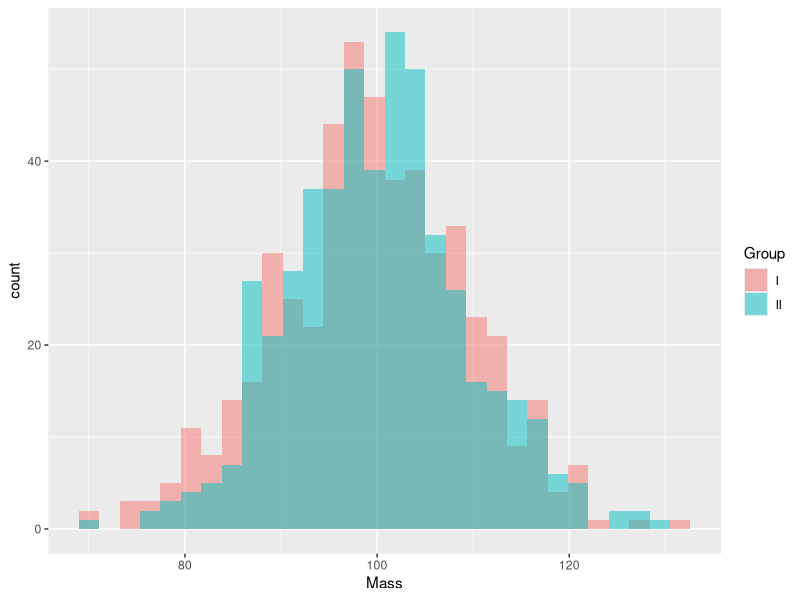
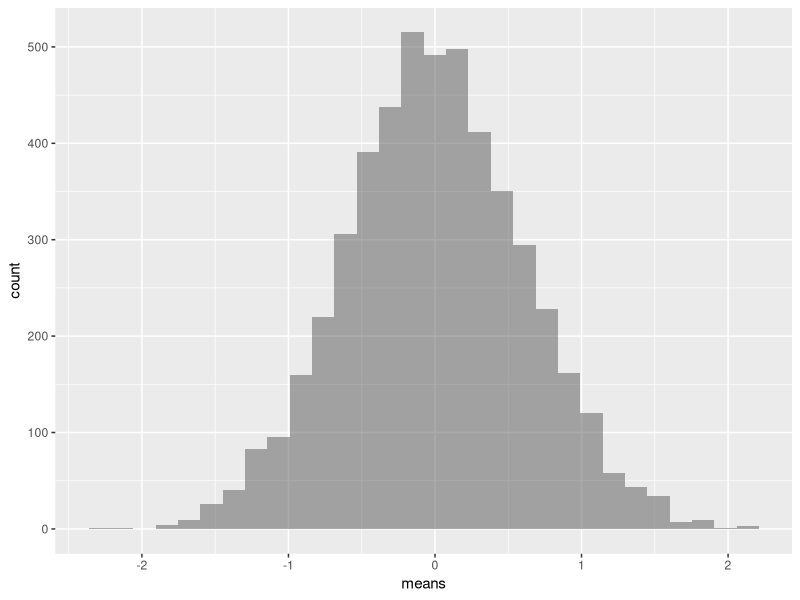

Recreate these plots in R, in order.
## ---- chunk 1
knitr::opts_chunk$set(echo = TRUE)
## ---- chunk 2
library(dplyr)
library(ggplot2)
## ---- chunk 3
N <- 1000
## ---- chunk 4
mass.mean <- 100
mass.sd <- 10
## ---- chunk 5
set.seed(12)
population <- data.frame(Mass = rnorm(N, mass.mean, mass.sd))
## ---- chunk 6
mass <- population[['Mass']]
## ---- chunk 7
group <- c('I','II')
## ---- chunk 8
group_probability <- c(0.479,0.521)
population[['Group']] <- replicate(N,sample(group,size = 1, prob = group_probability))
## ---- chunk 9
group.I <- population |> filter(Group == 'I')
group.II <- population |> filter(Group == 'II')
## ---- chunk 10
mass.I <- group.I[['Mass']]
mass.II <- group.II[['Mass']]
## ---- chunk 11
n.I <- length(mass.I)
## ---- chunk 12
n.II <- length(mass.II)
## ---- chunk 13
summary(mass.I)
## ---- chunk 14
summary(mass.II)
## ---- chunk 15
ggplot(population, aes(
  x=Mass, 
  fill=Group)) + 
  geom_histogram(
    position = "identity",
    alpha=0.5, 
    bins = 30)
## ---- chunk 16
delta_means <- abs(mean(mass.I) - mean(mass.II))
## ---- chunk 17
means <- c()
resamples <- 5000

for (i in 1:resamples ) {
  mass.shuffled <- sample(mass)
  group.I.new <- mass.shuffled[1:n.I]
  group.II.new <- mass.shuffled[(n.I + 1):N]
  delta_means.new = mean(group.I.new) - mean(group.II.new)
  means <- means |> append(delta_means.new)
}
## ---- chunk 18
ggplot(mapping = aes(means)) + 
  geom_histogram(
    position = "identity",
    alpha=0.5, 
    bins = 30)
## ---- chunk 19
p_value.manual <- (length(means[means < -delta_means]) + length(means[means > delta_means])) / resamples
## ---- chunk 20
p_value.package <- t.test(mass.I, mass.II, alternative = "two.sided", var.equal = FALSE)[['p.value']]
